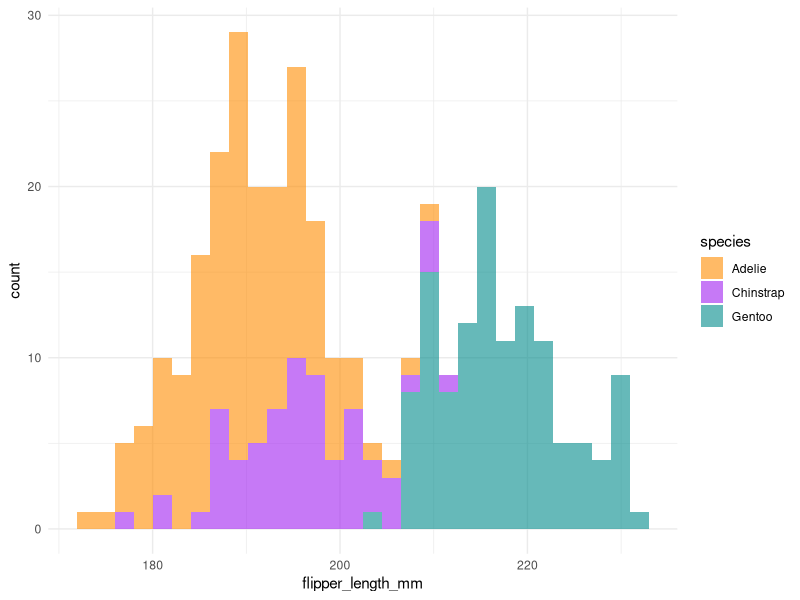

This chart was generated by the following R code:
## ---- chunk 1
knitr::opts_chunk$set(echo = TRUE, # code is included in output
                      warning = FALSE, # don't show warnings
                      message = FALSE # don't show messages
                      )
library(tidyverse)
library(palmerpenguins)
## ---- chunk 2
# mean penguin species
adelie_mean <- penguins %>% filter(species == "Adelie") %>% pull(flipper_length_mm) %>% mean(na.rm = TRUE) 
chinstrap_mean <- penguins %>% filter(species == "Chinstrap") %>% pull(flipper_length_mm) %>% mean(na.rm = TRUE) 
gentoo_mean <- penguins %>% filter(species == "Gentoo") %>% pull(flipper_length_mm) %>% mean(na.rm = TRUE) 
## ---- chunk 3
ggplot(penguins, aes(x = flipper_length_mm, fill = species)) +
  geom_histogram(alpha = 0.6) +
   scale_fill_manual(values = c("darkorange", "purple", "cyan4")) +
  theme_minimal()
## ---- chunk 4
penguins %>% 
  filter(!(is.na(sex))) %>% 
  group_by(species, sex) %>% 
  summarize(
    bill_length = mean(bill_length_mm, na.rm = TRUE),
    bill_depth = mean(bill_depth_mm, na.rm = TRUE),
    flipper_length = mean(flipper_length_mm, na.rm = TRUE),
    body_mass = mean(body_mass_g, na.rm = TRUE)
  )
